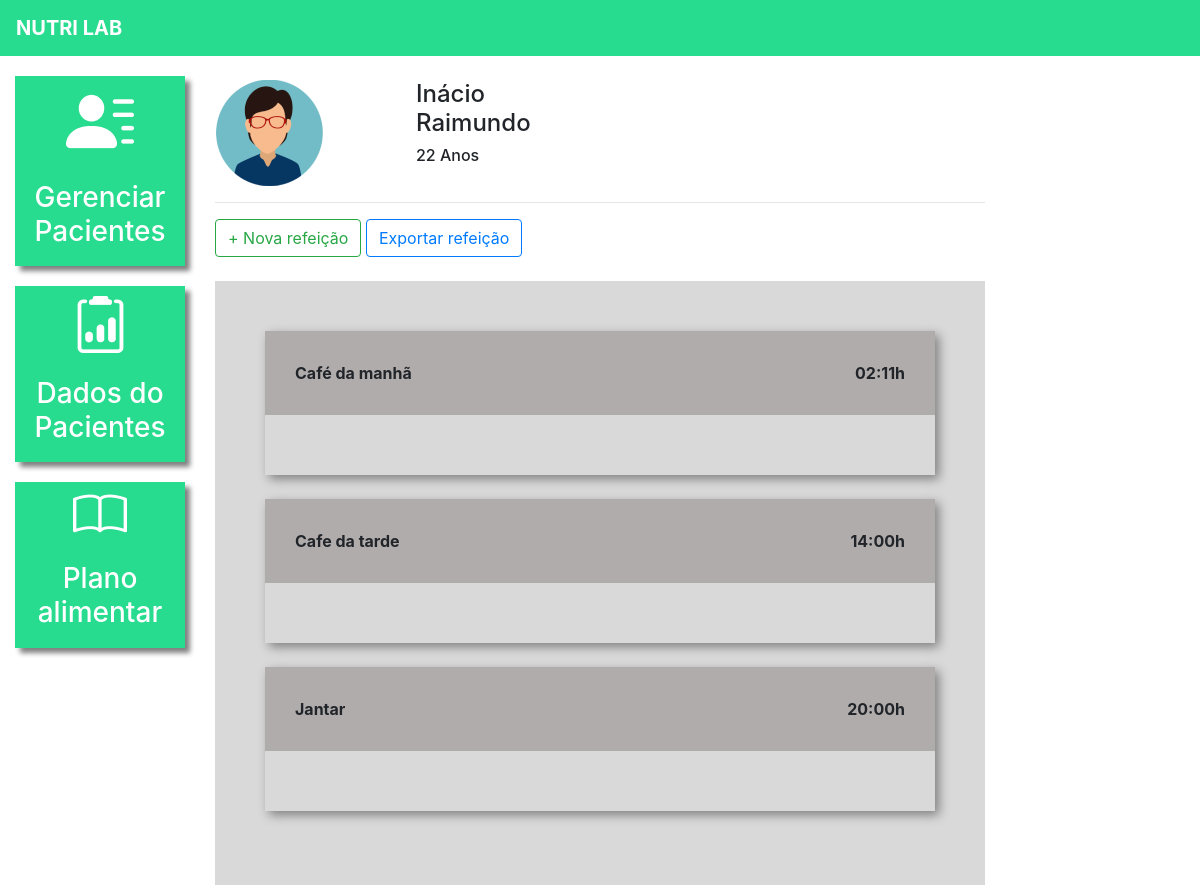
Page /plano_alimentar/2/ (signed in) on the committed database.
### plataforma/models.py (models this page shows, shortened)
class Pacientes(models.Model):
    choices_sexo = (('F', 'Feminino'),
                    ('M', 'Maculino'))
    nome = models.CharField(max_length=50)
    sexo = models.CharField(max_length=1, choices=choices_sexo)
    idade = models.IntegerField()
    email = models.EmailField()
    telefone = models.CharField(max_length=19)
    nutri = models.ForeignKey(User, on_delete=models.CASCADE)

class Refeicao(models.Model):
    paciente = models.ForeignKey(Pacientes, on_delete=models.CASCADE)
    titulo = models.CharField(max_length=50)
    horario = models.TimeField()
    carboidratos = models.IntegerField()
    proteinas = models.IntegerField()
    gorduras = models.IntegerField()

### plataforma/views.py (the view)
# urls.py: path('plano_alimentar/<str:id>/', views.plano_alimentar, name="plano_alimentar"),
def plano_alimentar(request, id):
    paciente = get_object_or_404(Pacientes, id=id)
    if not paciente.nutri == request.user:
        messages.add_message(request, constants.ERROR, 'Esse paciente não é seu')
        return redirect('/plano_alimentar_listar/')
    if request.method == "GET":
        r1 = Refeicao.objects.filter(paciente=paciente).order_by('horario')
        return render(request, 'plano_alimentar.html', {'paciente': paciente, 'refeicao':r1})

### plataforma/templates/plano_alimentar.html (shortened to what this page needs)
{% extends 'base_plataforma.html' %}
{% load static %}
{% block 'plataforma' %}
    <br>
    <div class="row">
        <div class="col-md-3">
                {% if paciente.sexo == "M"%}
                    <img src="{% static 'plataforma/img/perfil2.png' %}">
                {% else %}
                    <img src="{% static 'plataforma/img/perfil1.png' %}">
                {% endif %}
        </div>
        <div class="col-md-3 dados descricao">
            <h4>{{paciente.nome}}</h4>
            <h6>{{paciente.idade}} Anos</h6>
        </div>
    </div>
    <hr>
    <button type="button" class="btn btn-outline-success" data-toggle="modal" data-target="#modal">
        + Nova refeição
    </button>
    <button type="button" class="btn btn-outline-primary">
        Exportar refeição
    </button>
    <br>
    <br>
    <div class="fundo-alimentar">
        {% for re in refeicao %}
            <div class="refeicao">
                <div class="head-refeicao">
                    <span>{{re.titulo}}</span>
                    <span style="float: right;">{{re.horario}}h</span>
                </div>
                <div class="body-refeicao">
                </div>
            </div>
            <br>
        {% endfor %}
    </div>
{% endblock%}

### templates/static/plataforma/css/css.css (style rules this page uses)
.dados { font-weight: bold; }
.descricao { margin-left: -12%; }
@media (max-width: 1300px) { .descricao { margin-left: 1px; } }

### templates/static/plataforma/css/plano_alimentar.css (style rules this page uses)
.fundo-alimentar { background-color: #D9D9D9; padding: 50px; }
.refeicao { box-shadow: 4px 4px 10px gray; }
.head-refeicao { background-color: #B0ACAC; padding: 30px; font-weight: bold; }
.body-refeicao { padding: 30px; font-weight: bold; }

### rows in the picture
Pacientes: nome "Inácio Raimundo", idade "22"
Refeicao: titulo "Café da manhã", horario "02:11"
Refeicao: titulo "Cafe da tarde", horario "14:00"
Refeicao: titulo "Jantar", horario "20:00"
